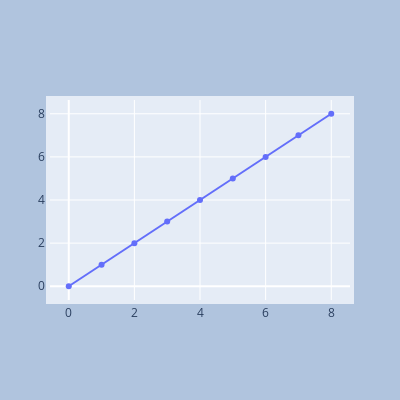

This figure's notebook cell:
### Code cell
import plotly.graph_objects as go

fig = go.Figure()

fig.add_trace(go.Scatter(
    x=[0, 1, 2, 3, 4, 5, 6, 7, 8],
    y=[0, 1, 2, 3, 4, 5, 6, 7, 8]
))

fig.update_layout(
    autosize=False,
    width=400,
    height=400,
    margin=dict(
        l=50,
        r=50,
        b=100,
        t=100,
        pad=4
    ),
    paper_bgcolor="LightSteelBlue",
)

fig.show()

### Figure 1 — Plotly figure (JSON) as saved in the notebook; plotly's stock layout.template omitted (floating-point values rounded to 4 significant figures)
{"data": [{"type": "scatter", "x": [0, 1, 2, 3, 4, 5, 6, 7, 8], "y": [0, 1, 2, 3, 4, 5, 6, 7, 8]}], "layout": {"autosize": false, "height": 400, "margin": {"b": 100, "l": 50, "pad": 4, "r": 50, "t": 100}, "paper_bgcolor": "LightSteelBlue", "width": 400, "xaxis": {"autorange": true, "range": [-0.5714, 8.571], "type": "linear"}, "yaxis": {"autorange": true, "range": [-0.6377, 8.638], "type": "linear"}}}
